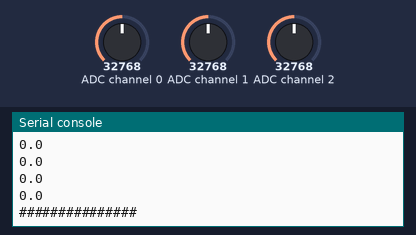
Bench run of a program on a simulated CircuitPython board. On the bench: the last lines printed to the serial console. Inputs (shaded band) come from the test bench; at power-on: ADC channel 0 = 32768, ADC channel 1 = 32768, ADC channel 2 = 32768 (analog values on the 0–65535 scale).

Above: at 4.0 s.
4.1 s: ADC channel 0 set to 45874
At 4.9 s:
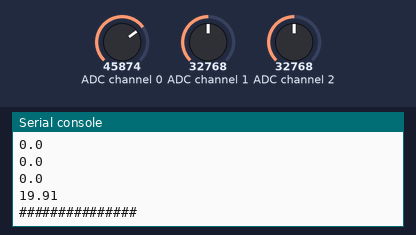
5.6 s: ADC channel 1 set to 57670
At 6.5 s:
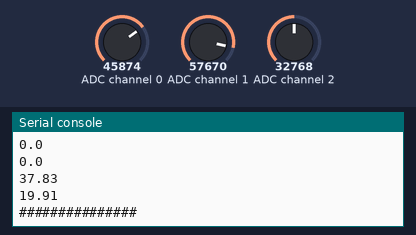
7.1 s: ADC channel 2 set to 0
8.6 s: ADC channel 1 set to 65535
At 9.1 s:
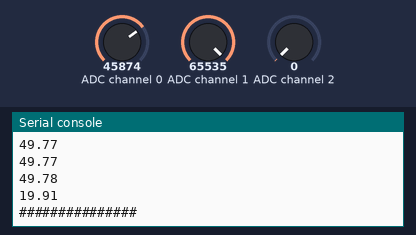
Timing chart, 0 to 11.1 s (numbered marks = the images above; inputs shaded):
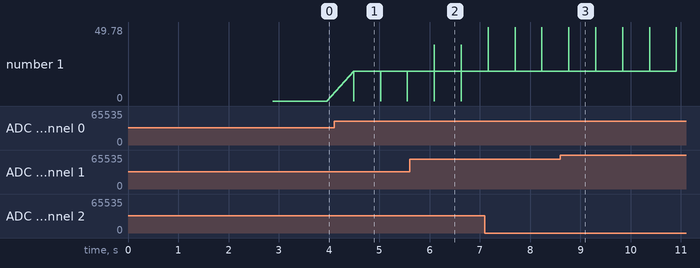

The program:

Test-ACP.py
```python
import board
import busio
import adafruit_ads1x15.ads1115 as ADS
from adafruit_ads1x15.analog_in import AnalogIn
from time import sleep
###################################################
class Acp:
    def __init__(self):
        '''
        Класс описывающий взаимодействие и опрос датчиков тока
        '''
        self.i2c = busio.I2C(board.SCL, board.SDA)
        self.ads13 = ADS.ADS1115(self.i2c)
        self.adc46 = ADS.ADS1115(self.i2c, address=0x49)

        a1 = AnalogIn(self.ads13, ADS.P0)
        a2 = AnalogIn(self.ads13, ADS.P1)
        a3 = AnalogIn(self.ads13, ADS.P2)
        a4 = AnalogIn(self.adc46, ADS.P0)
        a5 = AnalogIn(self.adc46, ADS.P1)
        a6 = AnalogIn(self.adc46, ADS.P2)

        masscor1init = [[],[],[],[],[],[]]
        for i in range(10):
            masscor1init[0].append(a1.value)
            masscor1init[1].append(a2.value)
            masscor1init[2].append(a3.value)
            masscor1init[3].append(a4.value)
            masscor1init[4].append(a5.value)
            masscor1init[5].append(a6.value)
            sleep(0.25)

        self.CorNulA1 = int(sum(masscor1init[0]) / 10)
        self.CorNulA2 = int(sum(masscor1init[1]) / 10)
        self.CorNulA3 = int(sum(masscor1init[2]) / 10)
        self.CorNulA4 = int(sum(masscor1init[3]) / 10)
        self.CorNulA5 = int(sum(masscor1init[4]) / 10)
        self.CorNulA6 = int(sum(masscor1init[5]) / 10)


    def ReadAmperemeter(self, MassOut: dict):
        '''
        Функция опроса датчиков тока
        '''
        a1 = AnalogIn(self.ads13, ADS.P0)
        a2 = AnalogIn(self.ads13, ADS.P1)
        a3 = AnalogIn(self.ads13, ADS.P2)
        a4 = AnalogIn(self.adc46, ADS.P0)
        a5 = AnalogIn(self.adc46, ADS.P1)
        a6 = AnalogIn(self.adc46, ADS.P2)
        # получена точность 0.1
        MassOut['a1'] = abs(round((a1.value - self.CorNulA1) * -0.003038061707, 2))
        MassOut['a2'] = abs(round((a2.value - self.CorNulA2) * -0.003038061707, 2))
        MassOut['a3'] = abs(round((a3.value - self.CorNulA3) * -0.003038061707, 2))
        MassOut['a4'] = abs(round((a6.value - self.CorNulA6) * -0.003038061707, 2))
        MassOut['a5'] = abs(round((a5.value - self.CorNulA5) * -0.003038061707, 2))
        MassOut['a6'] = abs(round((a4.value - self.CorNulA4) * -0.003038061707, 2))

        return MassOut

if __name__ == '__main__':
    testacp = Acp()
    while True:
        mass = {}
        mass = testacp.ReadAmperemeter(mass)
        print(mass['a1'])
        print(mass['a2'])
        print(mass['a3'])
        print(mass['a4'])
        print(mass['a5'])
        print(mass['a6'])
        print('###############')
        sleep(0.5)
```

Measured:
- after the input at 4.1 s, the serial console: prints a new line after 0.39 s (image 1)
- after the input at 5.6 s, the serial console: prints a new line after 0.49 s (image 2)
- after the input at 8.6 s, the serial console: prints a new line after 0.17 s (image 3)
- plotted number 1: 0 → 19.91 after the input at 4.1 s
